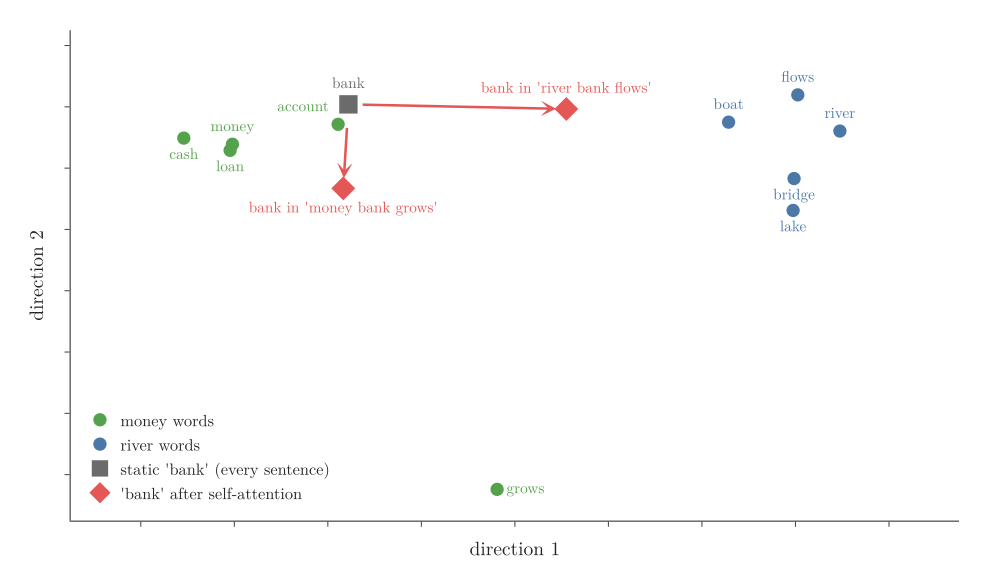

Write Python code to recreate this figure.
"""2-D map (PCA) of real word vectors: static 'bank' sits with the money words; self-attention moves it (Plotly)."""
from pathlib import Path
import pandas as pd
import plotly.graph_objects as go
from common import BLUE, ORANGE, GREEN, RED, GREY, FONT

here = Path(__file__).parent
m = pd.read_csv(here.parent / "data" / "bank_map.csv")
fig = go.Figure()
style = {"money": (GREEN, "circle", 13, "money words"), "river": (BLUE, "circle", 13, "river words"),
         "static": (GREY, "square", 18, "static 'bank' (every sentence)"),
         "contextual": (RED, "diamond", 18, "'bank' after self-attention")}
pos = {"money": "top center", "cash": "bottom center", "loan": "bottom center", "account": "top left", "grows": "middle right",
       "river": "top center", "lake": "bottom center", "boat": "top center", "flows": "top center", "bridge": "bottom center",
       "bank": "top center", "bank in 'money bank grows'": "bottom center", "bank in 'river bank flows'": "top center"}
for kind, (c, sym, size, name) in style.items():
    d = m[m.kind == kind]
    fig.add_trace(go.Scatter(x=d.x, y=d.y, mode="markers+text", text=d.label, textposition=[pos[l] for l in d.label],
                             marker=dict(color=c, symbol=sym, size=size), name=name, textfont=dict(size=15, color=c)))
s = m.set_index("label")
for lab in ("bank in 'money bank grows'", "bank in 'river bank flows'"):
    fig.add_annotation(x=s.loc[lab, "x"], y=s.loc[lab, "y"], ax=s.loc["bank", "x"], ay=s.loc["bank", "y"], xref="x", yref="y",
                       axref="x", ayref="y", showarrow=True, arrowhead=3, arrowwidth=2.5, arrowcolor=RED, standoff=10, startstandoff=10)
fig.update_layout(template="simple_white", width=950, height=560, font=FONT,
                  xaxis=dict(title="direction 1", range=[-0.95, 0.95], showticklabels=False),
                  yaxis=dict(title="direction 2", range=[-1.15, 0.45], showticklabels=False),
                  legend=dict(x=0.01, y=0.02, bgcolor="rgba(255,255,255,0.85)"), margin=dict(l=60, r=20, t=20, b=60))
fig.write_image(here / "bank_map.png", scale=2)
fig.write_image(here / "bank_map.pdf")
